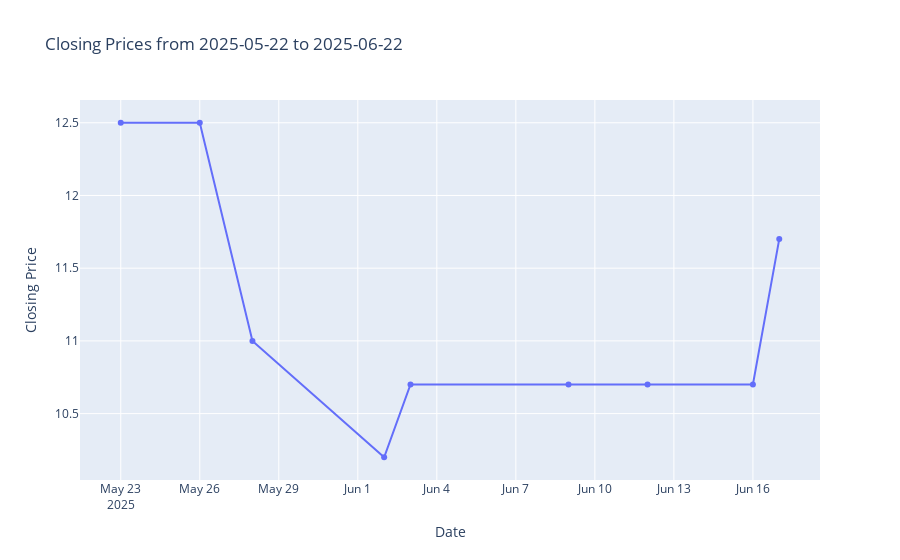

The code cell stored with this chart in its notebook:
### Code cell
response = await workflow.run(
    "Trong một tháng qua, cổ phiếu YBC có xu hướng tăng hay giảm?",
)

print(str(response))

### Figure 1 — Plotly figure (JSON) as saved in the notebook; plotly's stock layout.template omitted (floating-point values rounded to 4 significant figures)
{"data": [{"type": "scatter", "x": ["2025-05-23", "2025-05-26", "2025-05-28", "2025-06-02", "2025-06-03", "2025-06-09", "2025-06-12", "2025-06-16", "2025-06-17"], "y": [12.5, 12.5, 11, 10.2, 10.7, 10.7, 10.7, 10.7, 11.7]}], "layout": {"title": {"text": "Closing Prices from 2025-05-22 to 2025-06-22"}, "xaxis": {"title": {"text": "Date"}}, "yaxis": {"title": {"text": "Closing Price"}}}}
